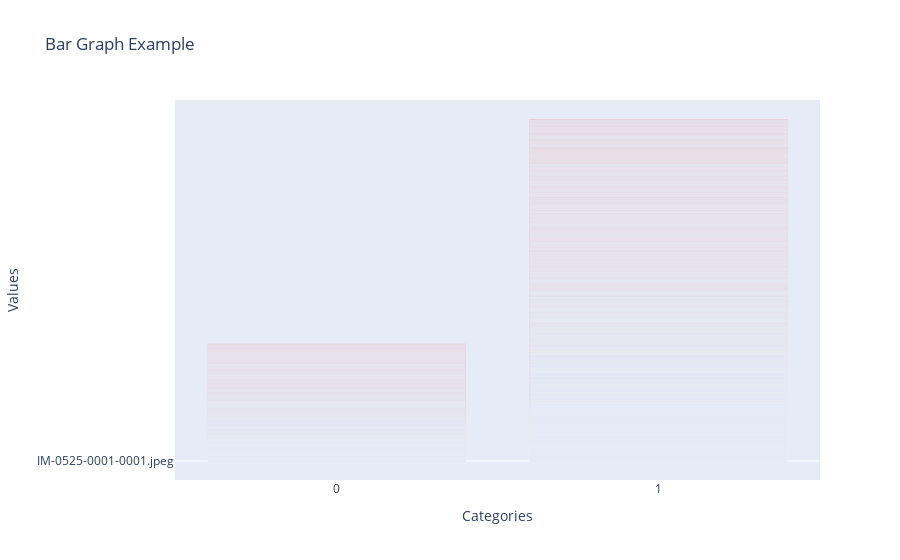

The notebook cell saved with this chart:
### Code cell
fig = go.Figure(
    data=[go.Bar(x=shuffled_train_df['label'],y=shuffled_train_df['images'], marker_color='red')]
)

fig.update_layout(
    title='Bar Graph Example',
    xaxis_title='Categories',
    yaxis_title='Values',
    template='plotly',
)

fig.show()

### Figure 1 — Plotly figure (JSON) as saved in the notebook; plotly's stock layout.template omitted (floating-point values rounded to 4 significant figures; data arrays with more than 128 entries replaced by an {"elided": "..."} marker saying what was removed)
{"data": [{"marker": {"color": "red"}, "type": "bar", "x": {"elided": "5216 int values"}, "y": {"elided": "5216 str values"}}], "layout": {"title": {"text": "Bar Graph Example"}, "xaxis": {"title": {"text": "Categories"}}, "yaxis": {"title": {"text": "Values"}}}}
